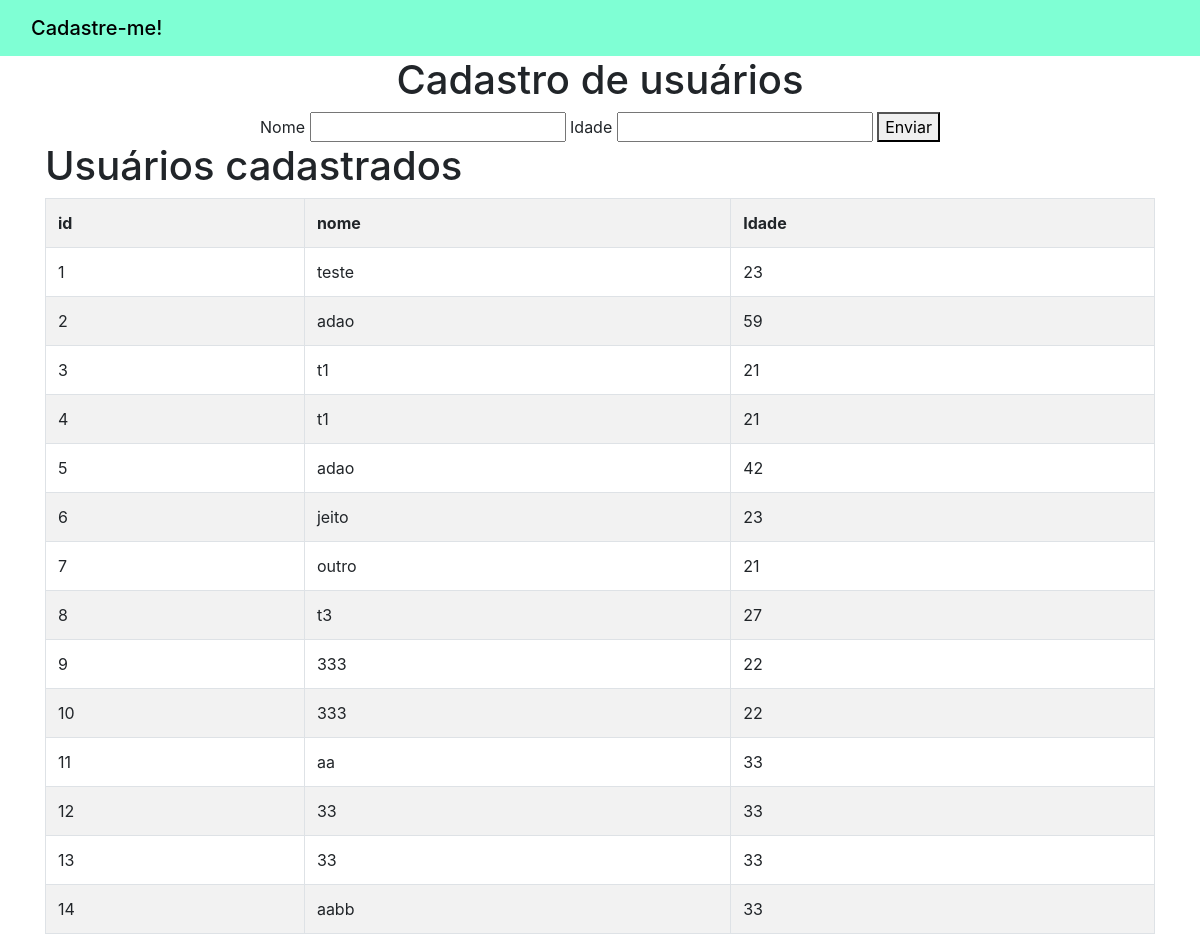
The page / on the database its author committed.
### app_cad_usuarios/models.py (models this page shows)
class Usuario(models.Model):
    id_usuario = models.AutoField(primary_key=True)
    nome = models.TextField(max_length=255)
    idade = models.IntegerField()

### app_cad_usuarios/views.py (the view)
# urls.py: path('', views.home,name='home'),
def home(request):
    usuarios = {
        'usuarios': Usuario.objects.all()
    }
    return render(request,'usuarios/home.html', usuarios)

### app_cad_usuarios/templates/usuarios/home.html (shortened to what this page needs)
 {% extends 'usuarios/base.html' %}
 {% block conteudo %}
    <form action="{% url 'listagem_usuarios' %}" method="post">
     <div style="text-align: center;" class="container">
       <h1>Cadastro de usuários</h1>
       Nome <input class="Form-control-sm" type="text" name="nome" id="nome">
       Idade <input class="Form-control-sm" type="number" name="idade" id="idade">
       <button class="Form-control-sm">Enviar</button>
     </div>
    </form>
    <div class="container">
      <h1>Usuários cadastrados</h1>
      <table class="table table-bordered table-striped">
       <tr>
         <th>id</th>
         <th>nome</th>
         <th>Idade</th>
       </tr>
       {% for usuario in usuarios %}
       <tr>
         <td>{{usuario.id_usuario}}</td>
         <td>{{usuario.nome}}</td>
         <td>{{usuario.idade}}</td>
       </tr>
       {% endfor %}
      </table>
   </div>
 {% endblock %}

### app_cad_usuarios/templates/usuarios/base.html (shortened to what this page needs)
<!doctype html>
<html lang="en">
  <head>
    <link rel="stylesheet" href="https://cdn.jsdelivr.net/npm/bootstrap@4.5.3/dist/css/bootstrap.min.css">
  </head>
  <body>
    <nav style="background-color: aquamarine !important;" class="navbar navbar-light bg-light">
        <div class="container-fluid">
          <span class="navbar-brand mb-0 h1"><a style="text-decoration: none; color: black; " href="{% url 'home' %} ">Cadastre-me!</a></span>
        </div>
    </nav>
    {% block conteudo %}
    {% endblock %}
  </body>
</html>

### rows shown on the page
Usuario: id_usuario "1", nome "teste", idade "23"
Usuario: id_usuario "2", nome "adao", idade "59"
Usuario: id_usuario "3", nome "t1", idade "21"
Usuario: id_usuario "4", nome "t1", idade "21"
Usuario: id_usuario "5", nome "adao", idade "42"
Usuario: id_usuario "6", nome "jeito", idade "23"
Usuario: id_usuario "7", nome "outro", idade "21"
Usuario: id_usuario "8", nome "t3", idade "27"
Usuario: id_usuario "9", nome "333", idade "22"
Usuario: id_usuario "10", nome "333", idade "22"
Usuario: id_usuario "11", nome "aa", idade "33"
Usuario: id_usuario "12", nome "33", idade "33"
Usuario: id_usuario "13", nome "33", idade "33"
Usuario: id_usuario "14", nome "aabb", idade "33"
